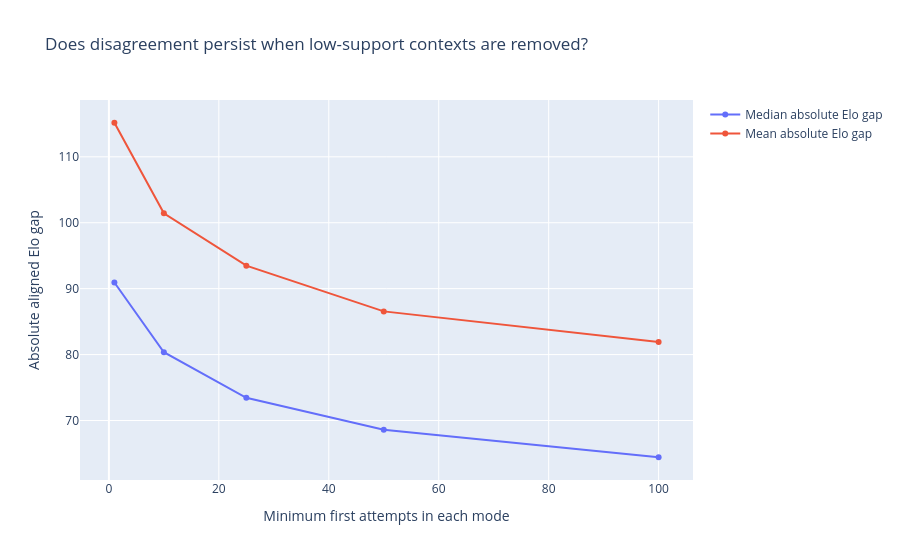

Here is the notebook cell this chart was saved with:
### Code cell
aligned_metrics = metrics.loc[metrics['scale'] == 'shared_module_aligned'].copy()
threshold_figure = go.Figure()
threshold_figure.add_trace(
    go.Scatter(
        x=aligned_metrics['min_attempts_per_mode'],
        y=aligned_metrics['median_absolute_difference'],
        mode='lines+markers',
        name='Median absolute Elo gap',
    )
)
threshold_figure.add_trace(
    go.Scatter(
        x=aligned_metrics['min_attempts_per_mode'],
        y=aligned_metrics['mean_absolute_difference'],
        mode='lines+markers',
        name='Mean absolute Elo gap',
    )
)
threshold_figure.update_layout(
    title='Does disagreement persist when low-support contexts are removed?',
    xaxis_title='Minimum first attempts in each mode',
    yaxis_title='Absolute aligned Elo gap',
)
threshold_figure.show()
display(aligned_metrics[[
    'min_attempts_per_mode', 'contexts', 'median_absolute_difference',
    'mean_absolute_difference', 'spearman_correlation', 'lin_concordance',
]])

### Figure 1 — Plotly figure (JSON) as saved in the notebook; plotly's stock layout.template omitted (floating-point values rounded to 4 significant figures)
{"data": [{"mode": "lines+markers", "name": "Median absolute Elo gap", "type": "scatter", "x": [1, 10, 25, 50, 100], "y": [90.93, 80.35, 73.44, 68.59, 64.43]}, {"mode": "lines+markers", "name": "Mean absolute Elo gap", "type": "scatter", "x": [1, 10, 25, 50, 100], "y": [115.2, 101.4, 93.49, 86.55, 81.92]}], "layout": {"title": {"text": "Does disagreement persist when low-support contexts are removed?"}, "xaxis": {"title": {"text": "Minimum first attempts in each mode"}}, "yaxis": {"title": {"text": "Absolute aligned Elo gap"}}}}
